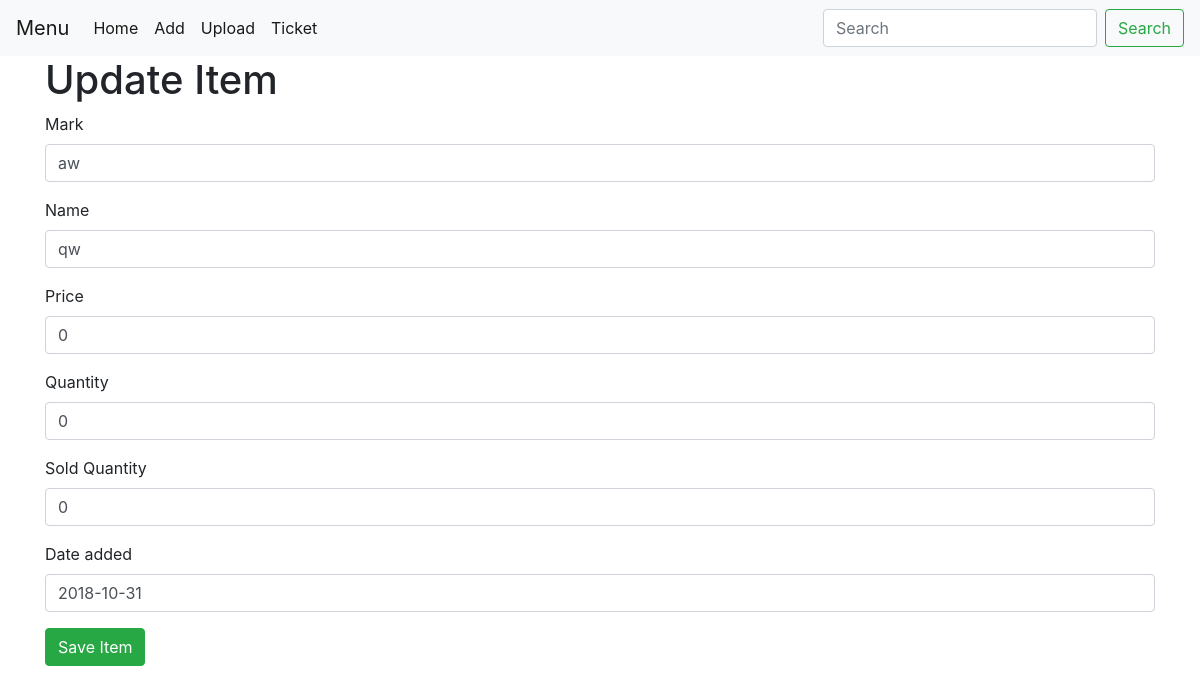
The page /price/update/9 on the database its author committed.
### price/models.py (models this page shows, shortened)
class  Item(models.Model):
    mark = models.CharField('Mark', max_length=200, blank=True)
    name = models.CharField('Name', max_length=200, blank=True)
    price = models.IntegerField('Price', default=0, blank=True)
    quantity = models.IntegerField('Quantity', default=0, blank=True)
    sold_quantity = models.IntegerField('Sold Quantity', default=0, blank=True)
    pub_date = models.DateField('date added', blank=True, default=str(time.strftime ('%Y-%m-%d', time.localtime (time.time ()))))

### price/views.py (the view)
# urls.py: path('update/<int:pk>', views.ItemUpdate.as_view(), name='item_update'),
class ItemUpdate (generic.UpdateView):
    model = Item
    fields = '__all__'
    template_name = 'price/update.html'
    success_url = reverse_lazy ('price:index')

### price/templates/price/update.html (shortened to what this page needs)
{% extends "base.html" %}
{% load crispy_forms_tags %}
{% block mainbody %}
<div class="container">
    <h1>Update Item</h1>
    <form method="post">
        {{ form|crispy }}
        <button type="submit" value="Update" class="btn btn-success">Save Item</button>
    </form>
</div>
{% endblock %}

### rows shown on the page
Item: mark "aw", name "qw", price "0", quantity "0", sold_quantity "0", pub_date "2018-10-31"
